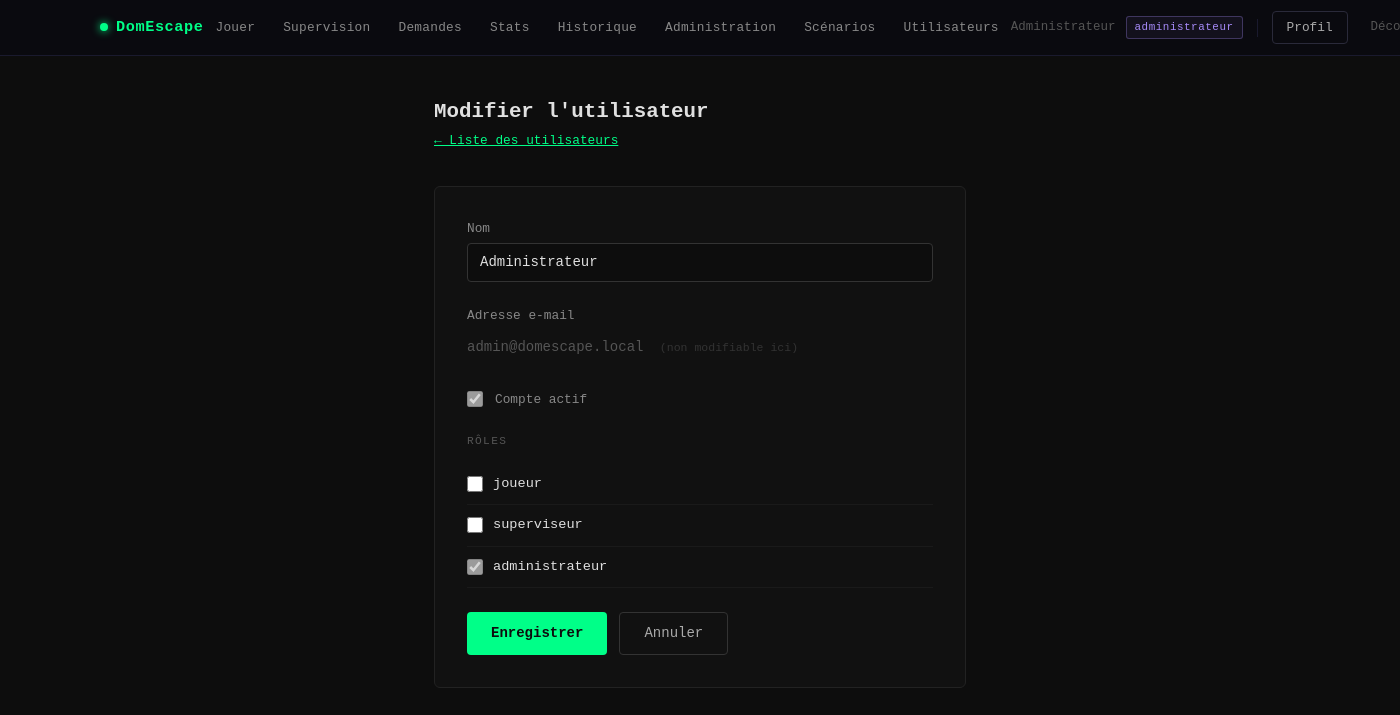
The app's page /admin/utilisateur_edit.php?id=1 (signed in), older data.
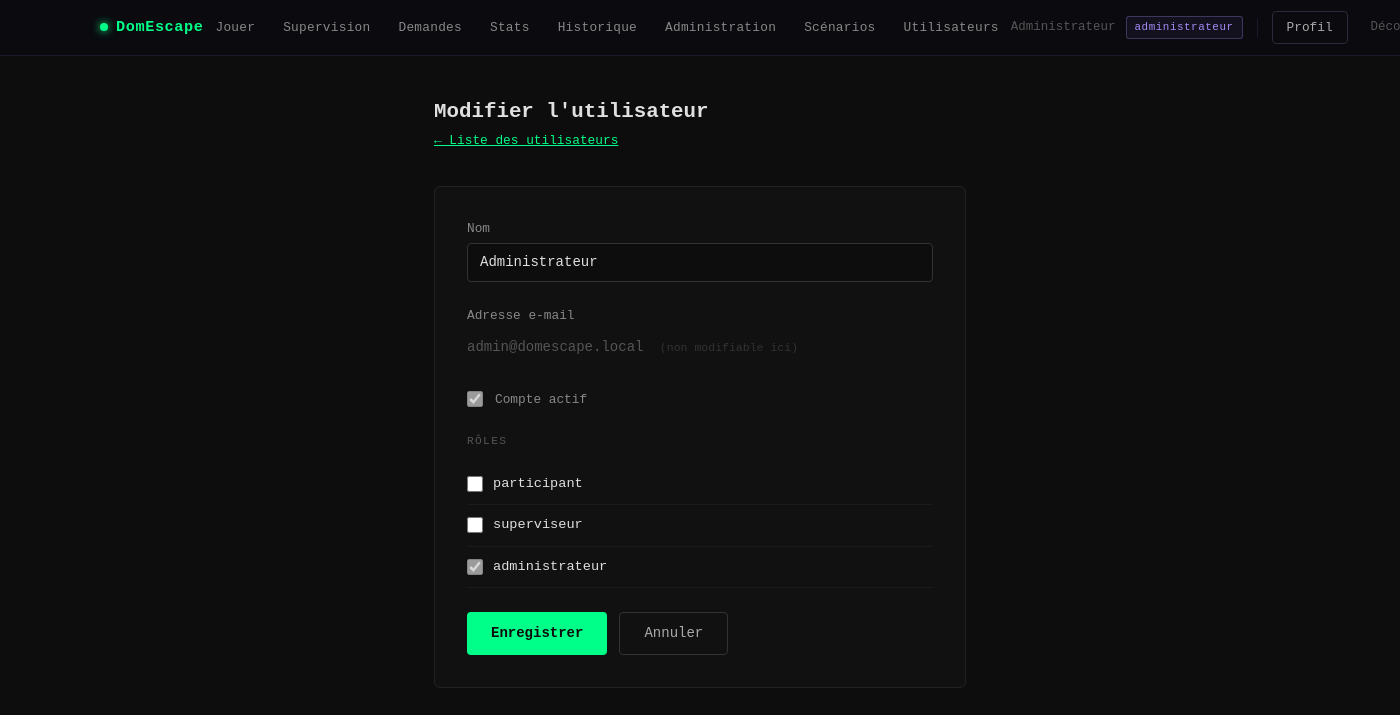
The same page, newer data.
### tables this page shows
CREATE TABLE utilisateur (
    id                 INT UNSIGNED AUTO_INCREMENT PRIMARY KEY,
    nom                VARCHAR(100) NOT NULL,
    email              VARCHAR(255) NOT NULL UNIQUE,
    mot_de_passe       VARCHAR(255) NOT NULL,    
    actif              TINYINT(1)   NOT NULL DEFAULT 1,
    cree_le            DATETIME     NOT NULL DEFAULT CURRENT_TIMESTAMP,
    derniere_connexion DATETIME     NULL
);

CREATE TABLE role (
    id  INT UNSIGNED AUTO_INCREMENT PRIMARY KEY,
    nom VARCHAR(50) NOT NULL UNIQUE
);

### core/Auth.php (called while the page is built, shortened)
<?php
require_once __DIR__ . '/../config/database.php';
require_once __DIR__ . '/UserRepository.php';
class Auth
{
    public static function check(): bool
    {
        return isset($_SESSION['user_id']);
    }
    public static function user(): ?array
    {
        return [
            'id'    => $_SESSION['user_id'],
            'nom'   => $_SESSION['user_nom'],
            'email' => $_SESSION['user_email'],
        ];
    }
    public static function roles(): array
    {
        return $_SESSION['user_roles'] ?? [];
    }
    public static function buildHierarchy(array $assignedRoles): array
    {
        $all = $assignedRoles;
        foreach ($assignedRoles as $role) {
            if (isset(ROLE_HIERARCHY[$role])) {
                foreach (ROLE_HIERARCHY[$role] as $inherited) {
                    if (!in_array($inherited, $all, true)) {
                        $all[] = $inherited;
                    }
                }
            }
        }
        return $all;
    }
}

### core/UserRepository.php (called while the page is built, shortened)
<?php
require_once __DIR__ . '/../config/database.php';
class UserRepository
{
    private PDO $db;
    public function __construct()
    {
        $this->db = getDB();
    }
    public function findById(int $id): ?array
    {
        $stmt = $this->db->prepare(
            'SELECT id, nom, email, mot_de_passe, actif, cree_le, derniere_connexion FROM utilisateur WHERE id = ? LIMIT 1'
        );
        $stmt->execute([$id]);
        $row = $stmt->fetch();
        return $row ?: null;
    }
    public function getRoles(int $userId): array
    {
        $stmt = $this->db->prepare(
            'SELECT r.nom FROM role r
             JOIN utilisateur_role ur ON ur.id_role = r.id
             WHERE ur.id_utilisateur = ?'
        );
        $stmt->execute([$userId]);
        return $stmt->fetchAll(PDO::FETCH_COLUMN);
    }
    public function getAllRoles(): array
    {
        return $this->db->query('SELECT id, nom FROM role ORDER BY id')->fetchAll();
    }
}

### config/database.php (called while the page is built, shortened)
<?php
function getDB(): PDO
{
    static $pdo = null;
    if ($pdo === null) {
        try {
            $dsn = sprintf(
                'mysql:host=%s;dbname=%s;charset=%s',
                DB_HOST, DB_NAME, DB_CHARSET
            );
            $pdo = new PDO($dsn, DB_USER, DB_PASS, [
                PDO::ATTR_ERRMODE            => PDO::ERRMODE_EXCEPTION,
                PDO::ATTR_DEFAULT_FETCH_MODE => PDO::FETCH_ASSOC,
                PDO::ATTR_EMULATE_PREPARES   => false,
            ]);
        } catch (PDOException $e) {
            _renderDbError();
        }
    }
    return $pdo;
}

### admin/utilisateur_edit.php (the view, shortened to what this page needs)
<?php
require_once __DIR__ . '/../core/UserRepository.php';
$repo = new UserRepository();
$id   = (int)($_GET['id'] ?? 0);
$target = $repo->findById($id);
$targetRoles = $repo->getRoles($id);
$allRoles    = $repo->getAllRoles();
$currentAdminId = Auth::user()['id'];
?>
<!DOCTYPE html>
<html lang="fr">
<head>
  <link href="/domescape/assets/vendor/bootstrap.min.css" rel="stylesheet">
</head>
<body>
<?php require_once __DIR__ . '/../partials/nav.php'; ?>
<div class="page-wrap">
  <div class="page-title">Modifier l'utilisateur</div>
  <div class="page-sub"><a href="/domescape/admin/utilisateurs.php">← Liste des utilisateurs</a></div>
  <div class="form-card">
    <form method="post" action="">
      <div class="mb-4">
        <label class="form-label" for="nom">Nom</label>
        <input type="text" id="nom" name="nom" class="form-control"
               value="<?= htmlspecialchars($target['nom'], ENT_QUOTES, 'UTF-8') ?>" required>
      </div>
      <div class="mb-4">
        <label class="form-label">Adresse e-mail</label>
        <div style="font-size:.875rem;color:#555;padding:8px 0;">
          <?= htmlspecialchars($target['email'], ENT_QUOTES, 'UTF-8') ?>
          <span style="font-size:.72rem;color:#333;margin-left:8px;">(non modifiable ici)</span>
        </div>
      </div>
      <div class="mb-4" style="display:flex;align-items:center;gap:12px;">
        <input type="checkbox" id="actif" name="actif" value="1"
               <?= $target['actif'] ? 'checked' : '' ?>
               <?= ($id === $currentAdminId) ? 'disabled title="Vous ne pouvez pas désactiver votre propre compte."' : '' ?>
               style="accent-color:#00ff88;width:16px;height:16px;cursor:pointer;">
        <label for="actif" class="form-label" style="margin:0;cursor:pointer;">Compte actif</label>
      </div>
      <div class="section-label">Rôles</div>
      <div style="margin-bottom:24px;">
        <?php foreach ($allRoles as $r): ?>
          <div class="role-item">
            <input type="checkbox"
                   class="role-check"
                   name="roles[]"
                   value="<?= (int)$r['id'] ?>"
                   id="role_<?= (int)$r['id'] ?>"
                   <?= in_array($r['nom'], $targetRoles, true) ? 'checked' : '' ?>
                   <?= ($id === $currentAdminId && $r['nom'] === ROLE_ADMINISTRATEUR) ? 'disabled checked title="Vous ne pouvez pas vous retirer le rôle administrateur."' : '' ?>>
            <label for="role_<?= (int)$r['id'] ?>" class="role-name" style="cursor:pointer;">
              <?= htmlspecialchars($r['nom'], ENT_QUOTES, 'UTF-8') ?>
            </label>
          </div>
        <?php endforeach; ?>
      </div>
      <div style="display:flex;gap:12px;margin-top:8px;">
        <button type="submit" class="btn-save">Enregistrer</button>
        <a href="/domescape/admin/utilisateurs.php" class="btn-cancel">Annuler</a>
      </div>
    </form>
  </div>
</div>
</body>
</html>

### partials/nav.php (shortened to what this page needs)
<?php
$_nav_user    = Auth::user();
$_nav_roles   = Auth::buildHierarchy(Auth::roles());
$_nav_isAdmin = in_array(ROLE_ADMINISTRATEUR, $_nav_roles, true);
$_nav_isSuperv= in_array(ROLE_SUPERVISEUR,    $_nav_roles, true);
$_nav_uri     = $_SERVER['REQUEST_URI'] ?? '';
function nav_active(string $path): string {
    global $_nav_uri;
    return (strpos($_nav_uri, $path) !== false) ? 'nav-active' : '';
}
?>
<nav class="dn-nav">
  <div class="dn-nav-inner">
    <a href="/domescape/public/<?= $_nav_user ? 'tableau-de-bord.php' : 'connexion.php' ?>" class="dn-brand">
      <span class="dn-brand-dot"></span>DomEscape
    </a>
    <div class="dn-links">
      <?php if ($_nav_user): ?>
        <a href="/domescape/public/index.php"
           class="<?= nav_active('index.php') ?>">Jouer</a>
        <?php if ($_nav_isSuperv): ?>
          <a href="/domescape/public/gamemaster.php"
             class="<?= nav_active('gamemaster.php') ?>">Supervision</a>
          <a href="/domescape/public/demandes.php"
             class="<?= nav_active('demandes.php') ?>">Demandes</a>
          <a href="/domescape/public/stats.php"
             class="<?= nav_active('stats.php') ?>">Stats</a>
          <a href="/domescape/public/historique.php"
             class="<?= nav_active('historique.php') ?>">Historique</a>
        <?php endif; ?>
        <?php if ($_nav_isAdmin): ?>
          <a href="/domescape/admin/dashboard.php"
             class="<?= nav_active('admin/dashboard') ?>">Administration</a>
          <a href="/domescape/admin/scenarios.php"
             class="<?= nav_active('scenarios') ?>">Scénarios</a>
          <a href="/domescape/admin/utilisateurs.php"
             class="<?= nav_active('utilisateurs') ?>">Utilisateurs</a>
        <?php endif; ?>
      <?php endif; ?>
    </div>
    <div class="dn-right">
      <?php if ($_nav_user): ?>
        <span class="dn-username"><?= htmlspecialchars($_nav_user['nom'], ENT_QUOTES, 'UTF-8') ?></span>
        <?php
        $primaryRole = Auth::roles()[0] ?? null;
        if ($primaryRole): ?>
          <span class="dn-role dn-role-<?= htmlspecialchars($primaryRole, ENT_QUOTES, 'UTF-8') ?>">
            <?= htmlspecialchars($primaryRole, ENT_QUOTES, 'UTF-8') ?>
          </span>
        <?php endif; ?>
        <a href="/domescape/public/profil.php"
           class="dn-btn-login <?= nav_active('profil.php') ?>">Profil</a>
        <a href="/domescape/public/deconnexion.php" class="dn-btn-logout">Déconnexion</a>
      <?php else: ?>
        <a href="/domescape/public/connexion.php" class="dn-btn-login">Connexion</a>
        <a href="/domescape/public/inscription.php" class="dn-btn-register">Créer un compte →</a>
      <?php endif; ?>
    </div>
  </div>
</nav>

### admin/utilisateur_edit.php (style rules this page uses)
body { background:#0d0d0d; color:#e0e0e0; font-family:'Courier New',monospace; min-height:100vh; }
a { color:#00ff88; }
.page-wrap { max-width:580px; margin:0 auto; padding:40px 24px; }
.page-title { font-size:1.3rem; font-weight:700; margin-bottom:4px; }
.page-sub { font-size:.8rem; color:#555; margin-bottom:36px; }
.form-card { background:#111; border:1px solid #222; border-radius:6px; padding:32px; }
.form-label { font-size:.8rem; color:#888; margin-bottom:4px; display:block; }
.form-control { background:#0d0d0d; border:1px solid #333; color:#e0e0e0; font-family:'Courier New',monospace; font-size:.875rem; border-radius:4px; width:100%; padding:8px 12px; }
.role-item { display:flex; align-items:center; gap:10px; padding:10px 0; border-bottom:1px solid #1a1a1a; }
.role-check { accent-color:#00ff88; width:16px; height:16px; cursor:pointer; }
.role-name { font-size:.85rem; }
.btn-save { background:#00ff88; color:#0d0d0d; border:none; font-weight:700; font-family:'Courier New',monospace; padding:10px 24px; border-radius:4px; font-size:.875rem; cursor:pointer; transition:.2s; }
.btn-cancel { background:transparent; border:1px solid #333; color:#aaa; font-family:'Courier New',monospace; padding:10px 24px; border-radius:4px; font-size:.875rem; text-decoration:none; transition:.2s; }
.section-label { font-size:.7rem; letter-spacing:.12em; color:#555; text-transform:uppercase; margin-bottom:14px; margin-top:24px; }

### partials/nav.php (style rules this page uses)
.dn-nav { background: #0a0a0f; border-bottom: 1px solid #1a1a2e; height: 56px; display: flex; align-items: center; padding: 0 24px; position: sticky; top: 0; z-index: 1000; font-family: 'Courier New', monospace; }
.dn-nav-inner { display: flex; align-items: center; justify-content: space-between; width: 100%; max-width: 1200px; margin: 0 auto; }
.dn-brand { color: #00ff88; font-weight: 700; font-size: .95rem; text-decoration: none; letter-spacing: .04em; display: flex; align-items: center; gap: 8px; flex-shrink: 0; }
.dn-brand-dot { width: 8px; height: 8px; background: #00ff88; border-radius: 50%; box-shadow: 0 0 8px #00ff88; }
.dn-links { display: flex; align-items: center; gap: 4px; }
.dn-links a { color: #888; text-decoration: none; font-size: .8rem; padding: 6px 12px; border-radius: 4px; transition: color .15s, background .15s; letter-spacing: .02em; }
.dn-right { display: flex; align-items: center; gap: 10px; flex-shrink: 0; }
.dn-role { font-size: .68rem; padding: 2px 8px; border-radius: 3px; border: 1px solid; font-family: 'Courier New', monospace; letter-spacing: .05em; }
.dn-role-administrateur { color: #a78bfa; border-color: rgba(167,139,250,.3); background: rgba(167,139,250,.06); }
.dn-username { font-size: .78rem; color: #555; max-width: 120px; overflow: hidden; text-overflow: ellipsis; white-space: nowrap; }
.dn-btn-login { color: #aaa; text-decoration: none; font-size: .8rem; padding: 6px 14px; border: 1px solid #2a2a3a; border-radius: 4px; transition: border-color .15s, color .15s; }
.dn-btn-logout { color: #555; text-decoration: none; font-size: .78rem; padding: 6px 12px; border: 1px solid transparent; border-radius: 4px; transition: all .15s; }

Row changes from the older to the newer data that the page shows:
changed role: nom "joueur" → "participant"
